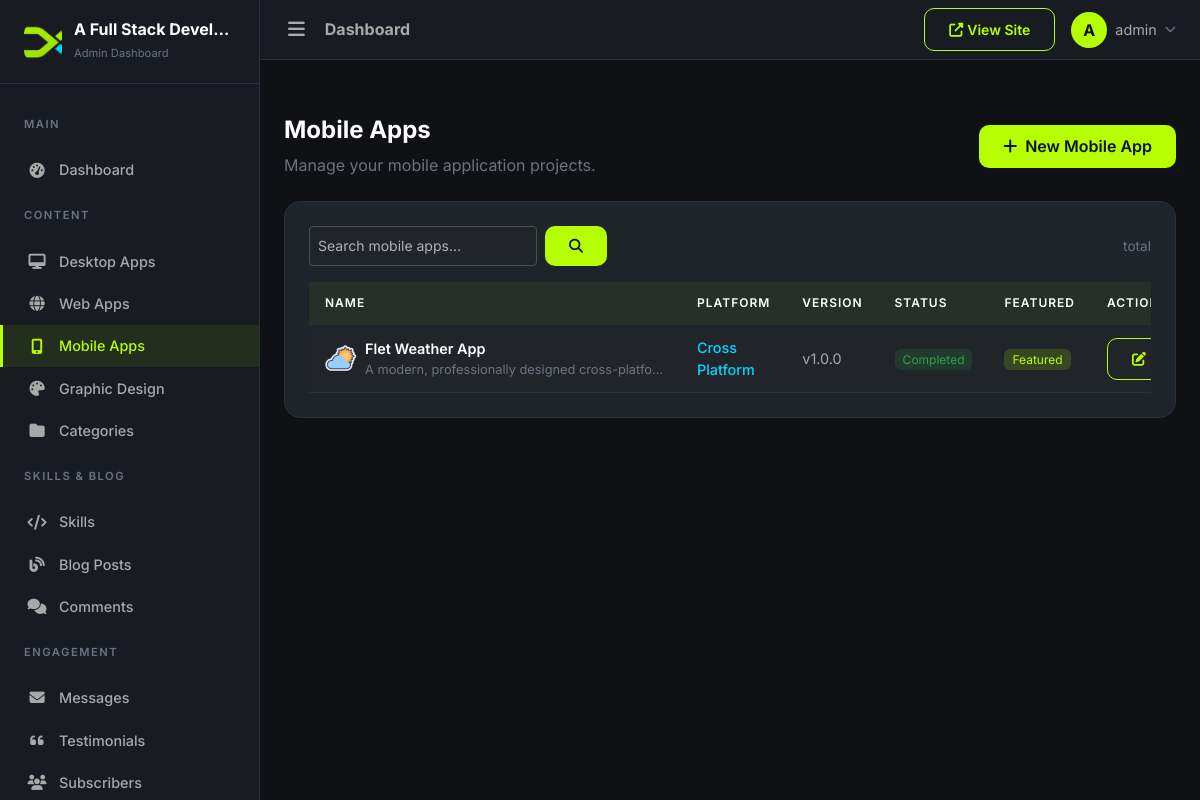
/dashboard/mobile-apps/ (signed in), run on the app's committed database.
### apps/core/models.py (models this page shows, shortened)
class SiteSettings(models.Model):
    site_name = models.CharField(max_length=200, default='DevPortfolio')
    site_tagline = models.CharField(max_length=300, blank=True)
    logo = models.ImageField(upload_to='uploads/site/', blank=True, null=True)
    favicon = models.ImageField(upload_to='uploads/site/', blank=True, null=True)
    hero_title = models.CharField(max_length=300, blank=True)
    hero_subtitle = models.TextField(blank=True)
    hero_cta_text = models.CharField(max_length=100, default='View Portfolio')
    hero_cta_url = models.CharField(max_length=300, default='/portfolio/')
    about_image = models.ImageField(upload_to='uploads/site/', blank=True, null=True)
    footer_text = models.TextField(blank=True)
    meta_title = models.CharField(max_length=200, blank=True)
    meta_description = models.TextField(blank=True)
    meta_keywords = models.TextField(blank=True)
    og_image = models.ImageField(upload_to='uploads/site/', blank=True, null=True)
    google_analytics_code = models.TextField(blank=True)
    email = models.EmailField(blank=True)
    phone = models.CharField(max_length=20, blank=True)
    address = models.TextField(blank=True)
    github_url = models.URLField(blank=True)
    linkedin_url = models.URLField(blank=True)
    twitter_url = models.URLField(blank=True)
    youtube_url = models.URLField(blank=True)
    facebook_url = models.URLField(blank=True)
    instagram_url = models.URLField(blank=True)
    updated_at = models.DateTimeField(auto_now=True)
    class Meta:
        verbose_name = 'Site Settings'
        verbose_name_plural = 'Site Settings'
    @classmethod
    def load(cls):
        obj, created = cls.objects.get_or_create(pk=1)
        return obj

### apps/accounts/models.py (models this page shows, shortened)
class User(AbstractUser):
    email = models.EmailField(unique=True)
    bio = models.TextField(blank=True)
    avatar = models.ImageField(upload_to='avatars/', blank=True, null=True)
    job_title = models.CharField(max_length=200, blank=True)
    phone = models.CharField(max_length=20, blank=True)
    location = models.CharField(max_length=200, blank=True)
    website = models.URLField(blank=True)
    github = models.URLField(blank=True)
    linkedin = models.URLField(blank=True)
    twitter = models.URLField(blank=True)
    class Meta:
        verbose_name = 'User'
        verbose_name_plural = 'Users'

### apps/mobile_apps/models.py (models this page shows, shortened)
class MobileApp(models.Model):
    PLATFORM_CHOICES = [
        ('android', 'Android'),
        ('ios', 'iOS'),
        ('cross_platform', 'Cross Platform'),
    ]
    STATUS_CHOICES = [
        ('completed', 'Completed'),
        ('in_progress', 'In Progress'),
        ('archived', 'Archived'),
    ]
    name = models.CharField(max_length=200)
    slug = models.SlugField(max_length=200, unique=True)
    short_description = models.CharField(max_length=300)
    description = models.TextField()
    platform = models.CharField(max_length=20, choices=PLATFORM_CHOICES, default='cross_platform')
    technologies = models.ManyToManyField('portfolio.Technology', blank=True, related_name='mobile_apps')
    version = models.CharField(max_length=50, default='1.0.0')
    logo = models.ImageField(upload_to='uploads/mobile_apps/logos/', blank=True, null=True)
    image = models.ImageField(upload_to='uploads/mobile_apps/', blank=True, null=True)
    play_store_url = models.URLField(blank=True)
    app_store_url = models.URLField(blank=True)
    website_url = models.URLField(blank=True)
    github_url = models.URLField(blank=True)
    status = models.CharField(max_length=20, choices=STATUS_CHOICES, default='completed')
    featured = models.BooleanField(default=False)
    display_order = models.PositiveIntegerField(default=0)
    meta_title = models.CharField(max_length=200, blank=True)
    meta_description = models.TextField(blank=True)
    created_at = models.DateTimeField(auto_now_add=True)
    updated_at = models.DateTimeField(auto_now=True)
    class Meta:
        ordering = ['display_order', '-created_at']
        verbose_name = 'Mobile Application'
        verbose_name_plural = 'Mobile Applications'

### apps/dashboard/views.py (the view)
# urls.py: path('mobile-apps/', views.MobileAppListView.as_view(), name='mobile_app_list'),
class MobileAppListView(DashboardLoginRequiredMixin, ListView):
    model = MobileApp
    template_name = 'dashboard/mobile_app_list.html'
    context_object_name = 'mobile_apps'
    paginate_by = 20
    def get_queryset(self):
        qs = MobileApp.objects.all()
        search = self.request.GET.get('q')
        if search:
            qs = qs.filter(name__icontains=search)
        return qs
    def get_context_data(self, **kwargs):
        context = super().get_context_data(**kwargs)
        context['search_query'] = self.request.GET.get('q', '')
        return context

### templates/dashboard/mobile_app_list.html (shortened to what this page needs)
{% extends 'dashboard/base_dashboard.html' %}
{% load humanize %}
{% block content %}
<div class="page-section">
    <div class="d-flex justify-content-between align-items-center mb-4">
        <div>
            <h4 class="page-title">Mobile Apps</h4>
            <p style="color:var(--text-dim);margin:0;">Manage your mobile application projects.</p>
        </div>
        <a href="{% url 'dashboard:mobile_app_create' %}" class="btn btn-accent">
            <i class="fas fa-plus me-1"></i> New Mobile App
        </a>
    </div>
    <div class="dashboard-card">
        <div class="d-flex justify-content-between align-items-center mb-3">
            <form method="get" class="d-flex gap-2" style="max-width:400px;">
                <input type="text" name="q" class="form-control form-control-sm" placeholder="Search mobile apps..." value="{{ search_query|default:'' }}">
                <button type="submit" class="btn btn-accent btn-sm"><i class="fas fa-search"></i></button>
            </form>
            <span style="color:var(--text-dim);font-size:0.85rem;">{{ mobile_apps.paginator.count }} total</span>
        </div>
        <div class="table-responsive">
            <table class="table table-dashboard mb-0">
                <thead>
                    <tr>
                        <th>Name</th>
                        <th>Platform</th>
                        <th>Version</th>
                        <th>Status</th>
                        <th>Featured</th>
                        <th style="width:150px;">Actions</th>
                    </tr>
                </thead>
                <tbody>
                    {% for app in mobile_apps %}
                    <tr>
                        <td>
                            <div class="d-flex align-items-center gap-2">
                                {% if app.logo %}
                                <img src="{{ app.logo.url }}" alt="{{ app.name }}" style="width:32px;height:32px;border-radius:8px;object-fit:cover;">
                                {% else %}
                                <div style="width:32px;height:32px;border-radius:8px;background:var(--accent-secondary);display:flex;align-items:center;justify-content:center;flex-shrink:0;">
                                    <i class="fas fa-mobile-alt" style="color:var(--bg-primary);font-size:0.8rem;"></i>
                                </div>
                                {% endif %}
                                <div>
                                    <span style="font-weight:600;">{{ app.name }}</span>
                                    <div style="color:var(--text-dim);font-size:0.8rem;white-space:nowrap;overflow:hidden;text-overflow:ellipsis;max-width:300px;">{{ app.short_description }}</div>
                                </div>
                            </div>
                        </td>
                        <td><span style="color:var(--accent-secondary);font-weight:500;">{{ app.get_platform_display }}</span></td>
                        <td style="color:var(--text-muted);">v{{ app.version }}</td>
                        <td>
                            {% if app.status == 'completed' %}
                            <span style="background:rgba(40,167,69,0.15);color:#28a745;padding:3px 8px;border-radius:6px;font-size:0.75rem;">Completed</span>
                            {% elif app.status == 'in_progress' %}
                            <span style="background:rgba(0,217,255,0.15);color:var(--accent-secondary);padding:3px 8px;border-radius:6px;font-size:0.75rem;">In Progress</span>
                            {% else %}
                            <span style="background:rgba(255,193,7,0.15);color:#ffc107;padding:3px 8px;border-radius:6px;font-size:0.75rem;">Archived</span>
                            {% endif %}
                        </td>
                        <td>
                            {% if app.featured %}
                            <span style="background:rgba(182,255,0,0.15);color:var(--accent);padding:3px 8px;border-radius:6px;font-size:0.75rem;">Featured</span>
                            {% else %}
                            <span style="color:var(--text-dim);font-size:0.85rem;">&mdash;</span>
                            {% endif %}
                        </td>
                        <td>
                            <div class="d-flex gap-1">
                                <a href="{% url 'dashboard:mobile_app_edit' pk=app.pk %}" class="btn btn-outline-accent btn-sm" title="Edit">
                                    <i class="fas fa-edit"></i>
                                </a>
                            </div>
                        </td>
                    </tr>
                    {% endfor %}
                </tbody>
            </table>
        </div>
    </div>
</div>
{% endblock %}

### templates/dashboard/includes/sidebar.html (shortened to what this page needs)
<nav class="sidebar" id="sidebar">
    <div class="sidebar-brand">
        {% if site_settings.logo %}
        <img src="{{ site_settings.logo.url }}" alt="{{ site_settings.site_name }}" style="width:38px;height:38px;border-radius:10px;object-fit:cover;">
        {% else %}
        <div class="brand-icon"><span>D</span></div>
        {% endif %}
        <div>
            <h5>{{ site_settings.site_name|default:'DevPortfolio' }}</h5>
            <small>Admin Dashboard</small>
        </div>
    </div>
    <div class="sidebar-nav">
        <div class="nav-section">
            <div class="nav-section-title">Main</div>
        </div>
        <a href="{% url 'dashboard:dashboard_home' %}" class="nav-link {% if request.resolver_match.url_name == 'dashboard_home' %}active{% endif %}">
            <i class="fas fa-tachometer-alt"></i> Dashboard
        </a>
        <div class="nav-section">
            <div class="nav-section-title">Content</div>
        </div>
        <a href="{% url 'dashboard:app_list' %}" class="nav-link {% if '/dashboard/desktop-apps/' in request.path %}active{% endif %}">
            <i class="fas fa-desktop"></i> Desktop Apps
        </a>
        <a href="{% url 'dashboard:project_list' %}" class="nav-link {% if '/dashboard/web-apps/' in request.path %}active{% endif %}">
            <i class="fas fa-globe"></i> Web Apps
        </a>
        <a href="{% url 'dashboard:mobile_app_list' %}" class="nav-link {% if '/dashboard/mobile-apps/' in request.path %}active{% endif %}">
            <i class="fas fa-mobile-alt"></i> Mobile Apps
        </a>
        <a href="{% url 'dashboard:design_list' %}" class="nav-link {% if '/dashboard/graphic-design/' in request.path %}active{% endif %}">
            <i class="fas fa-palette"></i> Graphic Design
        </a>
        <a href="{% url 'dashboard:category_list' %}" class="nav-link {% if 'category' in request.resolver_match.url_name %}active{% endif %}">
            <i class="fas fa-folder"></i> Categories
        </a>
        <div class="nav-section">
            <div class="nav-section-title">Skills & Blog</div>
        </div>
        <a href="{% url 'dashboard:skill_list' %}" class="nav-link {% if 'skill' in request.resolver_match.url_name %}active{% endif %}">
            <i class="fas fa-code"></i> Skills
        </a>
        <a href="{% url 'dashboard:blog_list' %}" class="nav-link {% if 'blog' in request.resolver_match.url_name and 'comment' not in request.resolver_match.url_name %}active{% endif %}">
            <i class="fas fa-blog"></i> Blog Posts
        </a>
        <a href="{% url 'dashboard:comment_list' %}" class="nav-link {% if 'comment' in request.resolver_match.url_name %}active{% endif %}">
            <i class="fas fa-comments"></i> Comments
        </a>
        <div class="nav-section">
            <div class="nav-section-title">Engagement</div>
        </div>
        <a href="{% url 'dashboard:message_list' %}" class="nav-link {% if 'message' in request.resolver_match.url_name %}active{% endif %}">
            <i class="fas fa-envelope"></i> Messages
        </a>
        <a href="{% url 'dashboard:testimonial_list' %}" class="nav-link {% if 'testimonial' in request.resolver_match.url_name %}active{% endif %}">
            <i class="fas fa-quote-left"></i> Testimonials
        </a>
        <a href="{% url 'dashboard:subscriber_list' %}" class="nav-link {% if 'subscriber' in request.resolver_match.url_name %}active{% endif %}">
            <i class="fas fa-users"></i> Subscribers
        </a>
    </div>
</nav>

### templates/dashboard/includes/topbar.html (shortened to what this page needs)
<header class="topbar">
    <div class="d-flex align-items-center gap-3">
        <button class="sidebar-toggler">
            <i class="fas fa-bars"></i>
        </button>
        <h6 class="mb-0 fw-bold" style="color:var(--text-muted);">{% block topbar_title %}Dashboard{% endblock %}</h6>
    </div>
    <div class="d-flex align-items-center gap-2 gap-sm-3">
        <a href="{% url 'core:home' %}" class="btn btn-sm btn-outline-accent flex-shrink-0" target="_blank" rel="noopener" aria-label="View Site">
            <i class="fas fa-external-link-alt"></i><span class="d-none d-sm-inline ms-1">View Site</span>
        </a>
        <div class="dropdown flex-shrink-0">
            <a class="d-flex align-items-center gap-2 text-decoration-none" href="#" data-bs-toggle="dropdown" aria-label="Account menu">
                <div style="width:36px;height:36px;border-radius:50%;background:var(--accent);display:flex;align-items:center;justify-content:center;flex-shrink:0;">
                    <span style="color:var(--bg-primary);font-weight:700;">{{ request.user.first_name.0|default:request.user.username.0|upper }}</span>
                </div>
                <span class="d-none d-md-inline" style="color:var(--text-muted);font-size:0.9rem;">{{ request.user.get_short_name|default:request.user.username }}</span>
                <i class="fas fa-chevron-down d-none d-md-inline" style="font-size:0.7rem;color:var(--text-dim);"></i>
            </a>
        </div>
    </div>
</header>

### data on the page
SiteSettings: logo (picture), site_name "A Full Stack Devel…"
User: user.first_name.0 "A", user.get_short_name "admin"
MobileApp: logo (picture), name "Flet Weather App", short_description "A modern, professionally designed cross-platfo…", platform "Cross Platform", version "1.0.0", status "Completed", featured "Featured"
